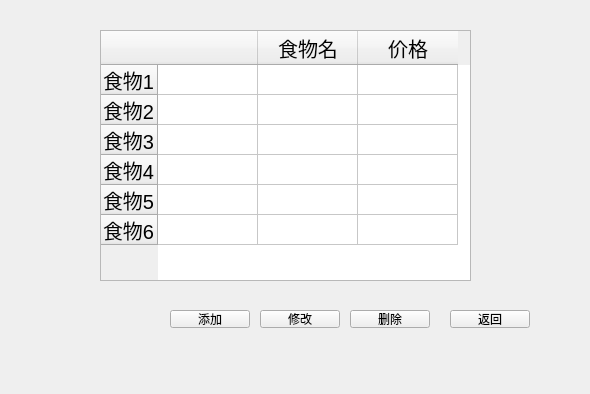
<?xml version="1.0" encoding="UTF-8"?>
<ui version="4.0">
 <class>adminMealmanage</class>
 <widget class="QWidget" name="adminMealmanage">
  <property name="geometry">
   <rect>
    <x>0</x>
    <y>0</y>
    <width>590</width>
    <height>394</height>
   </rect>
  </property>
  <property name="windowTitle">
   <string>Form</string>
  </property>
  <widget class="QTableWidget" name="tableWidget">
   <property name="geometry">
    <rect>
     <x>100</x>
     <y>30</y>
     <width>371</width>
     <height>251</height>
    </rect>
   </property>
   <property name="font">
    <font>
     <pointsize>15</pointsize>
    </font>
   </property>
   <row>
    <property name="text">
     <string>食物1</string>
    </property>
   </row>
   <row>
    <property name="text">
     <string>食物2</string>
    </property>
   </row>
   <row>
    <property name="text">
     <string>食物3</string>
    </property>
   </row>
   <row>
    <property name="text">
     <string>食物4</string>
    </property>
   </row>
   <row>
    <property name="text">
     <string>食物5</string>
    </property>
   </row>
   <row>
    <property name="text">
     <string>食物6</string>
    </property>
   </row>
   <column>
    <property name="text">
     <string/>
    </property>
   </column>
   <column>
    <property name="text">
     <string>食物名</string>
    </property>
   </column>
   <column>
    <property name="text">
     <string>价格</string>
    </property>
   </column>
  </widget>
  <widget class="QPushButton" name="pushButton">
   <property name="geometry">
    <rect>
     <x>170</x>
     <y>310</y>
     <width>80</width>
     <height>18</height>
    </rect>
   </property>
   <property name="text">
    <string>添加</string>
   </property>
  </widget>
  <widget class="QPushButton" name="pushButton_2">
   <property name="geometry">
    <rect>
     <x>260</x>
     <y>310</y>
     <width>80</width>
     <height>18</height>
    </rect>
   </property>
   <property name="text">
    <string>修改</string>
   </property>
  </widget>
  <widget class="QPushButton" name="pushButton_3">
   <property name="geometry">
    <rect>
     <x>350</x>
     <y>310</y>
     <width>80</width>
     <height>18</height>
    </rect>
   </property>
   <property name="text">
    <string>删除</string>
   </property>
  </widget>
  <widget class="QPushButton" name="pushButton_4">
   <property name="geometry">
    <rect>
     <x>450</x>
     <y>310</y>
     <width>80</width>
     <height>18</height>
    </rect>
   </property>
   <property name="text">
    <string>返回</string>
   </property>
  </widget>
 </widget>
 <resources/>
 <connections/>
</ui>
